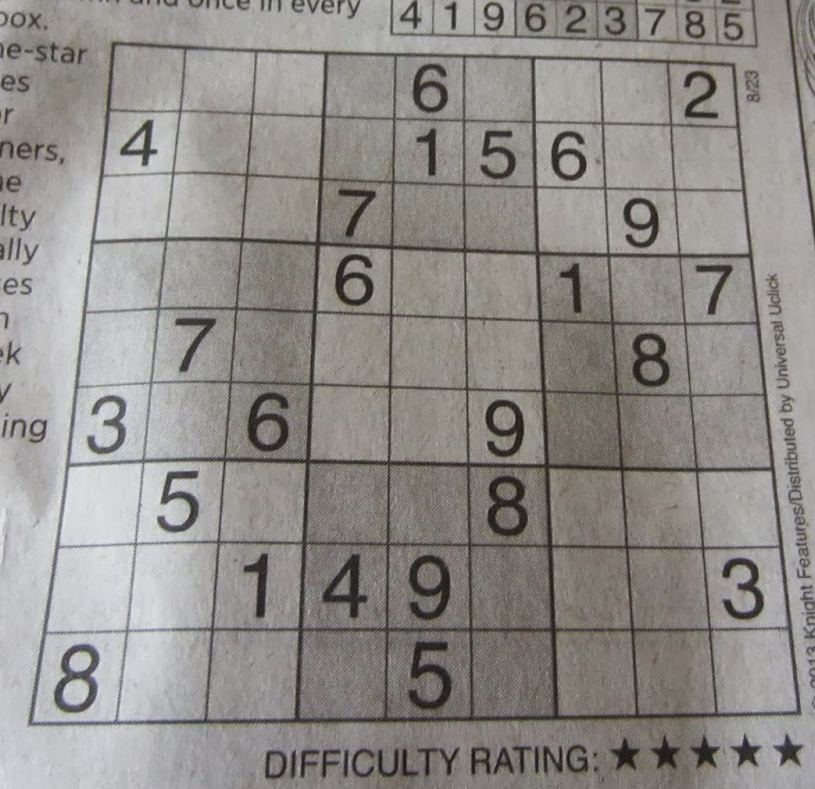
#> input picture _005.png, 815 x 789 px
$ python 008.py
#> lines starting #> are read from the running program, lines starting #| are printed output that depends on the picture; after the words box and inside, x2 and y2 are one past the last pixel; in counts of white or black regions, pixels touching at a corner belong together
import cv2
import matplotlib.pyplot as plt

img = cv2.imread('_005.png')
#> img is the input picture: shape (789, 815, 3); mean B, G, R 136.9, 140.8, 143.8
gray = cv2.cvtColor(img, cv2.COLOR_BGR2GRAY)

med = cv2.medianBlur(gray, 3)

#图片阈值分割，白黑，背景为白，前景为黑
ret, bin1 = cv2.threshold(med, 150, 255, cv2.THRESH_BINARY_INV)
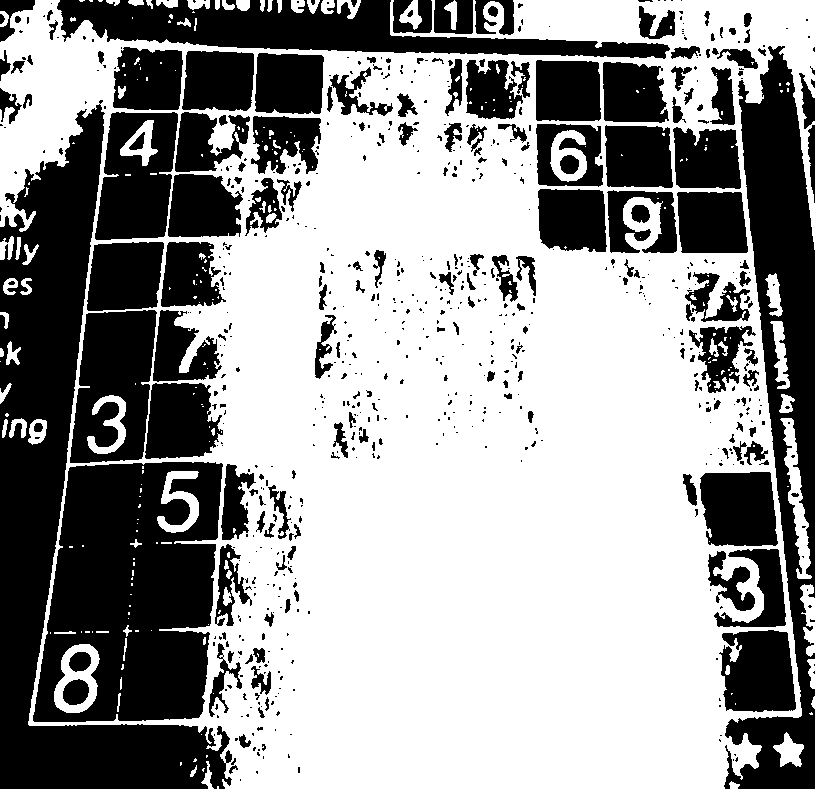
#> bin1: shape (789, 815); 59.4% white; 721 black regions (528 under 20 px), largest, box (x1, y1, x2, y2) and area: (0, 100, 232, 789) 49657, (33, 462, 223, 722) 36963, (724, 46, 815, 789) 28664
#二值化BINARY
#反色INV
cv2.imshow('bin1',bin1)

ret, bin2 = cv2.threshold(med, 0, 255, cv2.THRESH_OTSU)
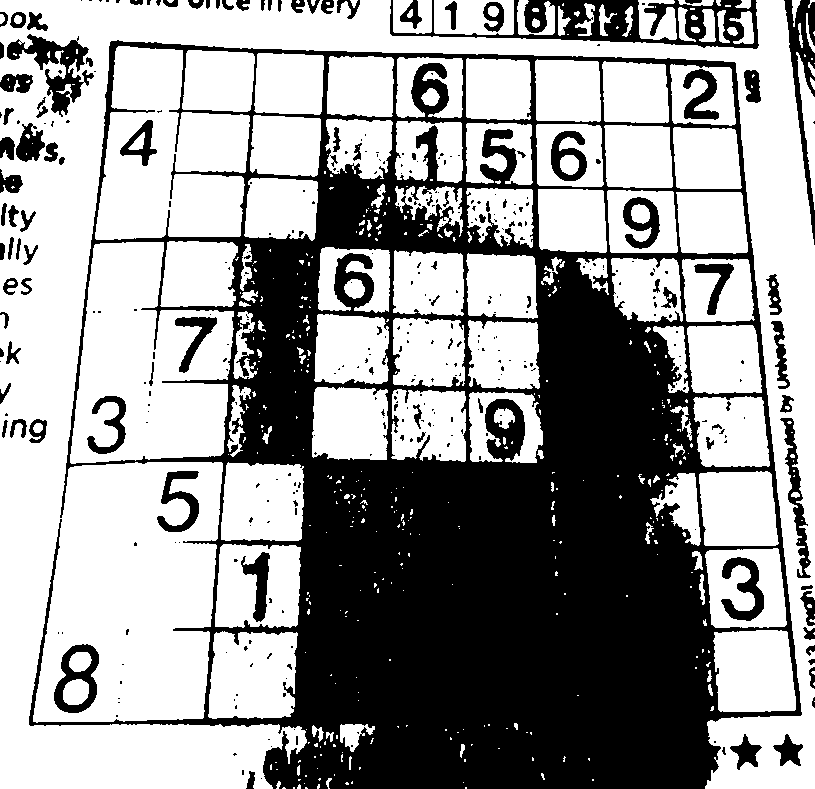
#> bin2: shape (789, 815); 60.2% white; 380 black regions (272 under 20 px), largest, box (x1, y1, x2, y2) and area: (29, 40, 802, 789) 220599, (390, 0, 759, 49) 6595, (7, 34, 94, 117) 2417
#> ret = 135
ret, bin3 = cv2.threshold(bin2, 150, 255, cv2.THRESH_BINARY_INV)
#二值化BINARY
#大金算法OTSU
cv2.imshow('bin',bin3)

bin4 = cv2.adaptiveThreshold(gray, 255, cv2.ADAPTIVE_THRESH_GAUSSIAN_C, cv2.THRESH_BINARY, 41, 31)
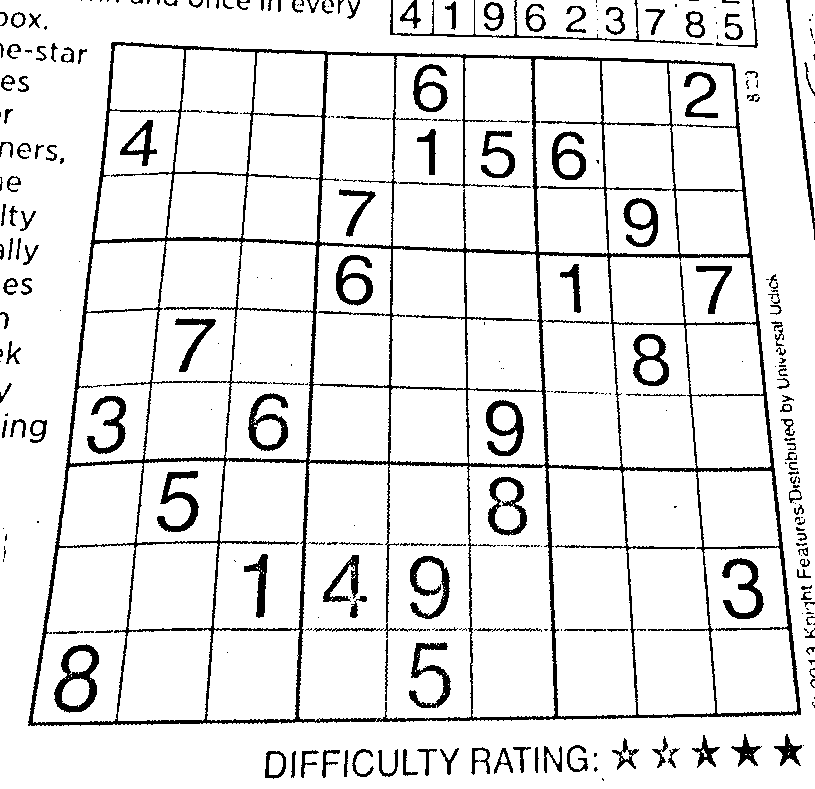
#> bin4: shape (789, 815); 89.9% white; 312 black regions (137 under 20 px), largest, box (x1, y1, x2, y2) and area: (28, 42, 801, 726) 32801, (54, 644, 99, 713) 1228, (410, 556, 450, 619) 970
bin5 = cv2.medianBlur(bin4, 3)
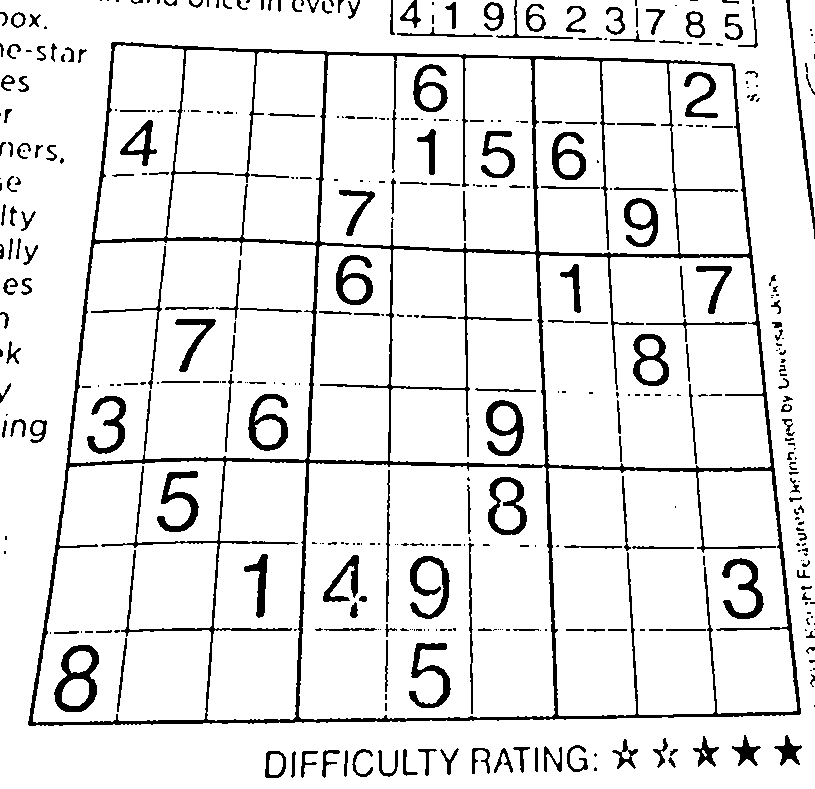
#> bin5: shape (789, 815); 90.2% white; 427 black regions (213 under 20 px), largest, box (x1, y1, x2, y2) and area: (28, 42, 801, 726) 26727, (54, 645, 99, 712) 1232, (410, 556, 450, 619) 978
cv2.imshow('bin',bin5)


cv2.waitKey(0)

$ run again, with _003.png copied over _005.png
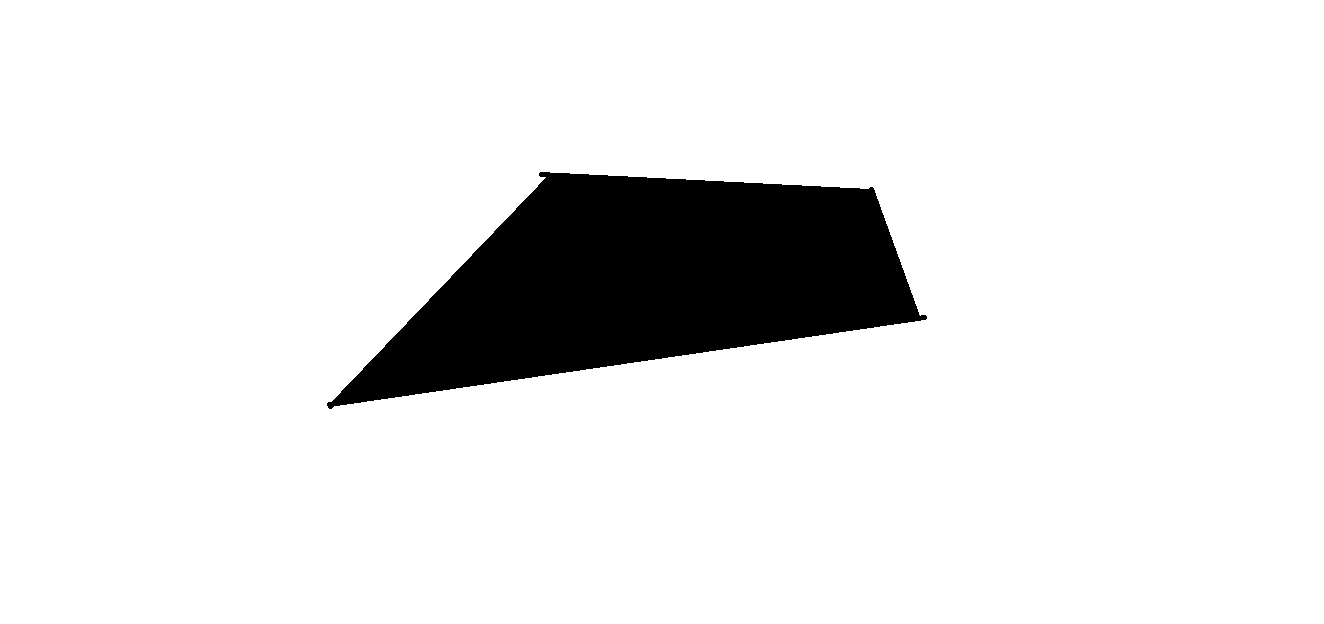
#> input picture _003.png, 1324 x 624 px
#> img is the input picture: shape (624, 1324, 3); 90.2% white; 1 black region, box (x1, y1, x2, y2) and area: (327, 172, 927, 409) 81098
#> med: shape (624, 1324); 90.2% white; 1 black region, box (x1, y1, x2, y2) and area: (327, 172, 927, 409) 81100
#> ret = 0
#> `bin4 = cv2.adaptiveThreshold(gray, 255, cv2.ADAPTIVE_THRESH_GAUSSIAN_C..`:
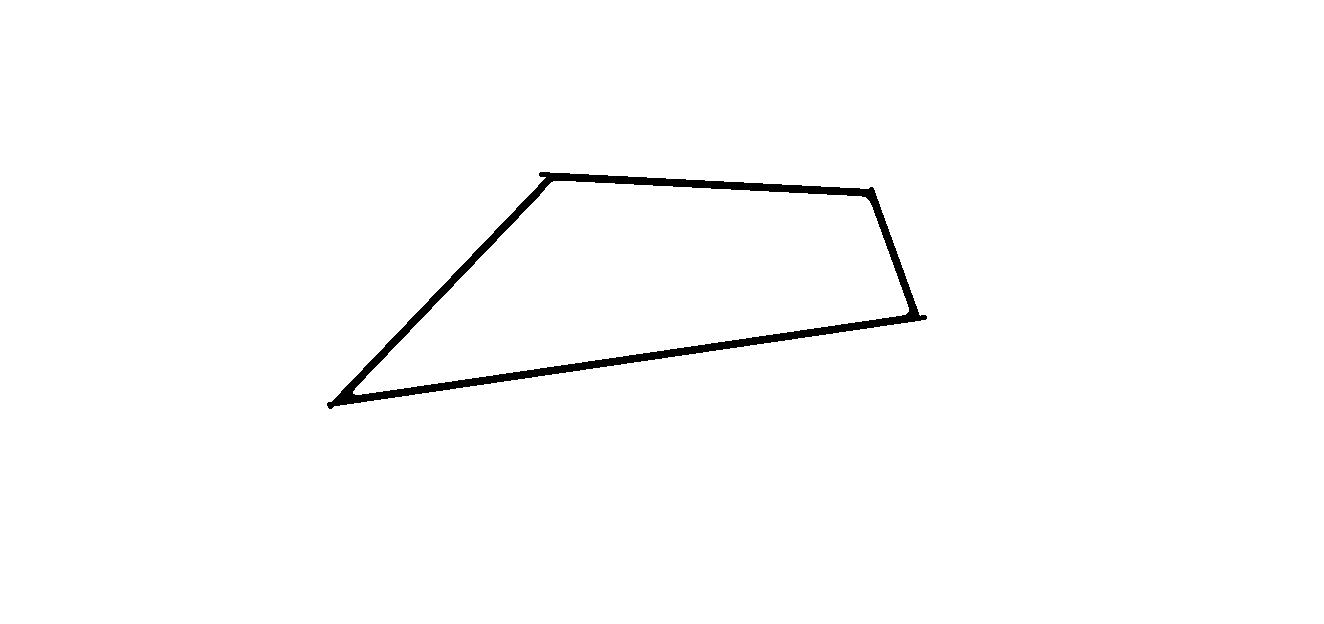
#> bin4: shape (624, 1324); 98.7% white; 1 black region, box (x1, y1, x2, y2) and area: (327, 172, 927, 409) 10473
#> bin5: shape (624, 1324); 98.7% white; 1 black region, box (x1, y1, x2, y2) and area: (327, 172, 927, 409) 10476

$ run again, with _006.png copied over _005.png
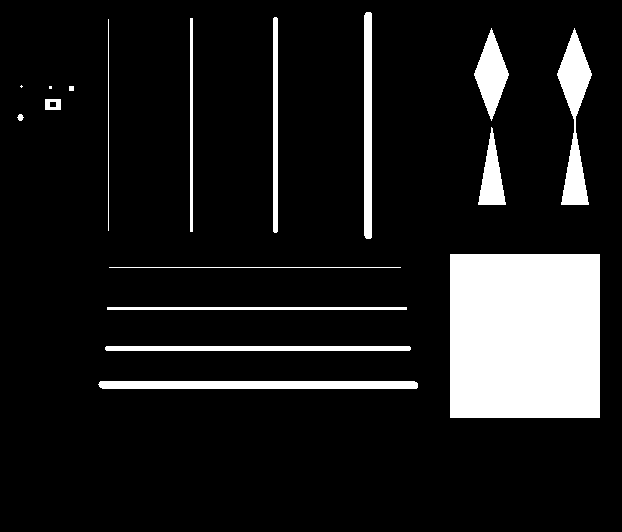
#> input picture _006.png, 622 x 532 px
#> img is the input picture: shape (532, 622, 3); 11.9% white; 17 white regions (2 under 20 px), largest, box (x1, y1, x2, y2) and area: (450, 254, 600, 418) 24600, (557, 28, 592, 205) 2803, (98, 381, 418, 389) 2543
#> `med = cv2.medianBlur(gray, 3)`:
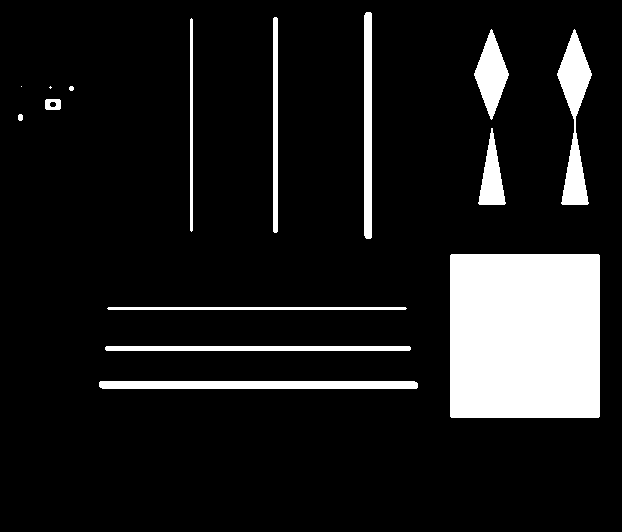
#> med: shape (532, 622); 11.7% white; 15 white regions (2 under 20 px), largest, box (x1, y1, x2, y2) and area: (450, 254, 600, 418) 24596, (557, 29, 592, 205) 2800, (99, 381, 418, 389) 2542
#> ret = 0
#> `bin4 = cv2.adaptiveThreshold(gray, 255, cv2.ADAPTIVE_THRESH_GAUSSIAN_C..`:
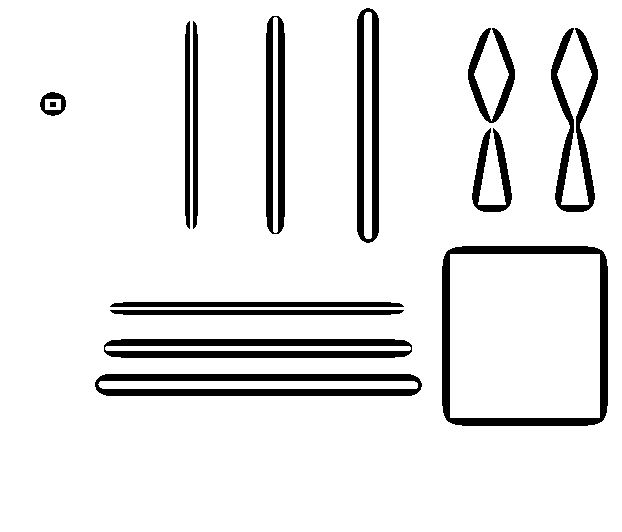
#> bin4: shape (532, 622); 90.8% white; 14 black regions, largest, box (x1, y1, x2, y2) and area: (442, 246, 608, 426) 4924, (95, 374, 422, 396) 4509, (104, 339, 412, 358) 4186
#> bin5: shape (532, 622); 90.8% white; 16 black regions, largest, box (x1, y1, x2, y2) and area: (442, 246, 608, 426) 4928, (95, 374, 422, 396) 4510, (357, 8, 379, 243) 3220
